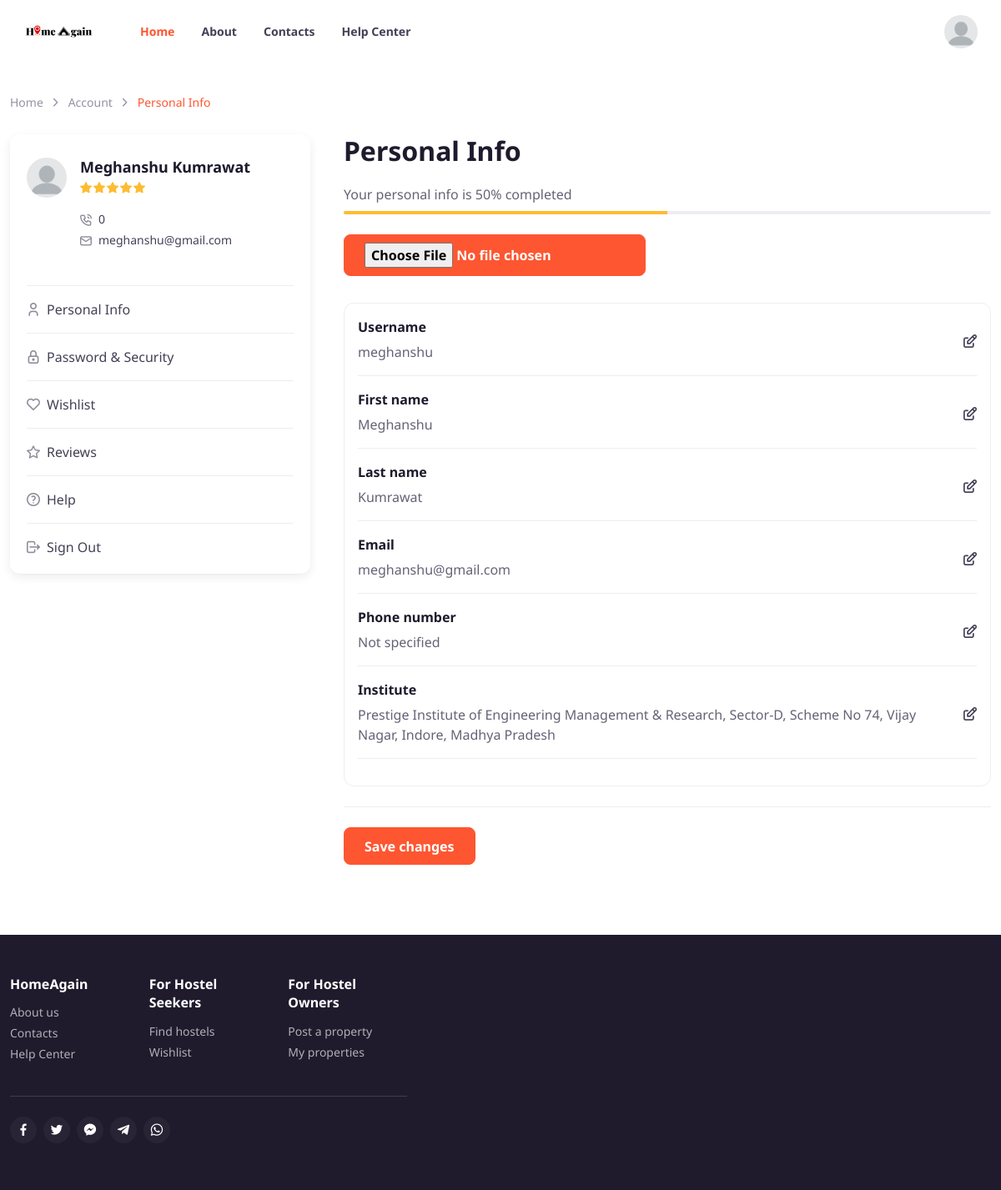
Page /account-info (signed in) on the earlier database version.
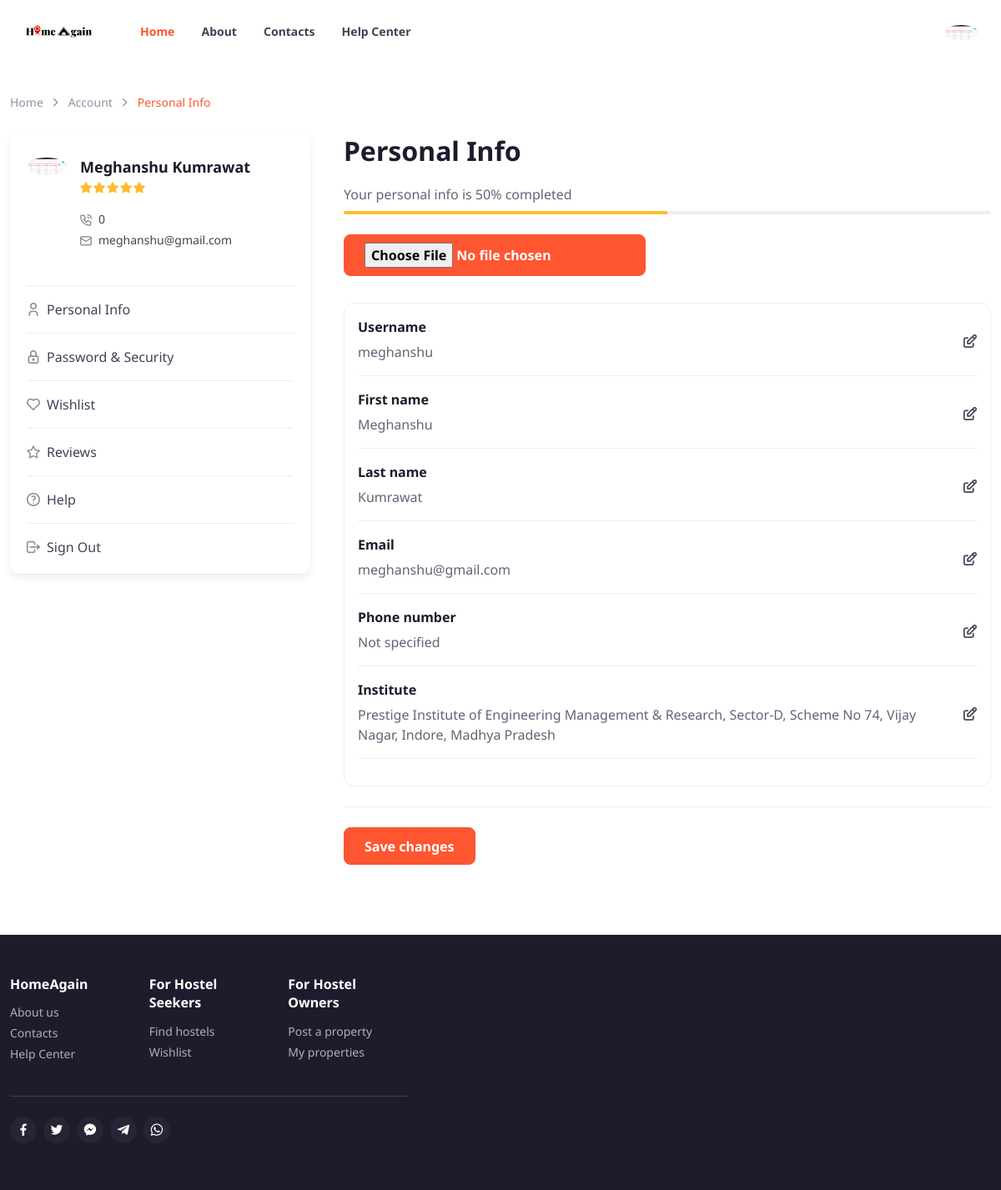
Same page on the later database version.
### Users_app/models.py (models this page shows)
class CustomUser(AbstractUser):
    institute = models.CharField(choices=institute_choice, max_length=300, null=True)
    phone_no = models.IntegerField(default=0)
    profile = models.ImageField(upload_to='Profile_images', default='default.png')
    user_type = models.CharField(choices=(('HO', 'Hostel Owner'), ('HS', 'Hostel Seeker')), max_length=2)
    terms = models.BooleanField(default=False)
    slug = models.CharField(max_length=50)

### Users_app/views.py (the view)
# urls.py: path('account-info', user_account_info, name='user-account-info-page'),
def user_account_info(request):
    profile_update_form = Profile_Update_Form(instance=request.user)
    if request.method == 'POST':
        form = Profile_Update_Form(request.POST, request.FILES, instance=request.user)
        if form.is_valid():
            form.save()
            return redirect('user-account-info-page')
    context = {'profile_update_form':profile_update_form}
    return render(request, 'user-account-info.html', context)

### Users_app/forms.py
class Profile_Update_Form(forms.ModelForm):
    username = forms.CharField(widget=forms.TextInput(attrs={'class':'form-control form-control-lg', 'placeholder':'Username'}))
    first_name = forms.CharField(widget=forms.TextInput(attrs={'class':'form-control form-control-lg', 'placeholder':'First name'}), required=False)
    last_name = forms.CharField(widget=forms.TextInput(attrs={'class':'form-control form-control-lg', 'placeholder':'Last name'}), required=False)
    email = forms.EmailField(widget=forms.EmailInput(attrs={'class':'form-control form-control-lg', 'placeholder':'you@yoursite.com'}))
    phone_no = forms.IntegerField(widget=forms.TextInput(attrs={'class':'form-control form-control-lg', 'placeholder':'9258454845'}), required=False)
    institute = forms.ChoiceField(widget=forms.Select(attrs={'class':'form-control form-control-lg', 'placeholder':'Express yourself'}), choices=institute_choice, required=False)
    profile = forms.ImageField(widget=forms.FileInput(attrs={"class":"btn btn-primary px-3 px-sm-4"}), required=False)
    class Meta:
        model = CustomUser
        fields = ['username', 'first_name', 'last_name', 'email', 'phone_no', 'institute', 'profile']

### templates/user-account-info.html (shortened to what this page needs)
{% extends 'base.html' %}
{% load static %}
{% block content %}
      <div class="container pt-5 pb-lg-4 mt-5 mb-sm-2">
        <nav class="mb-4 pt-md-3" aria-label="Breadcrumb">
          <ol class="breadcrumb">
            <li class="breadcrumb-item"><a href="/">Home</a></li>
            <li class="breadcrumb-item"><a href="{% url 'user-account-info-page' %}">Account</a></li>
            <li class="breadcrumb-item active" aria-current="page">Personal Info</li>
          </ol>
        </nav>
        <div class="row">
          <aside class="col-lg-4 col-md-5 pe-xl-4 mb-5">
            {% include "account-side-nav.html" %}
          </aside>
          <div class="col-lg-8 col-md-7 mb-5">
            <form method="post" enctype="multipart/form-data">{% csrf_token %}
            <h1 class="h2">Personal Info</h1>
            <div class="mb-2 pt-1">Your personal info is 50% completed</div>
            <div class="progress mb-4" style="height: .25rem;">
              <div class="progress-bar bg-warning" role="progressbar" style="width: 50%" aria-valuenow="50" aria-valuemin="0" aria-valuemax="100"></div>
            </div>
            <div class="row pb-2">
              <div class="col-lg-3 col-sm-4 mb-4">
                {{ profile_update_form.profile }}
              </div>
            </div>
            <div class="border rounded-3 p-3 mb-4" id="personal-info">
              <div class="border-bottom pb-3 mb-3">
                <div class="d-flex align-items-center justify-content-between">
                  <div class="pe-2">
                    <label class="form-label fw-bold">Username</label>
                    <div id="name-value">{% if user.username %}{{ user.username }}{% else %}Not specified{% endif %}</div>
                  </div>
                  <div class="me-n3" data-bs-toggle="tooltip" title="Edit"><a class="nav-link py-0" href="#name-collapse" data-bs-toggle="collapse"><i class="fi-edit"></i></a></div>
                </div>
              </div>
              <div class="border-bottom pb-3 mb-3">
                <div class="d-flex align-items-center justify-content-between">
                  <div class="pe-2">
                    <label class="form-label fw-bold">First name</label>
                    <div id="name-value">{% if user.first_name %}{{ user.first_name }}{% else %}Not specified{% endif %}</div>
                  </div>
                  <div class="me-n3" data-bs-toggle="tooltip" title="Edit"><a class="nav-link py-0" href="#first_name-collapse" data-bs-toggle="collapse"><i class="fi-edit"></i></a></div>
                </div>
              </div>
              <div class="border-bottom pb-3 mb-3">
                <div class="d-flex align-items-center justify-content-between">
                  <div class="pe-2">
                    <label class="form-label fw-bold">Last name</label>
                    <div id="name-value">{% if user.last_name %}{{ user.last_name }}{% else %}Not specified{% endif %}</div>
                  </div>
                  <div class="me-n3" data-bs-toggle="tooltip" title="Edit"><a class="nav-link py-0" href="#last_name-collapse" data-bs-toggle="collapse"><i class="fi-edit"></i></a></div>
                </div>
              </div>
              <div class="border-bottom pb-3 mb-3">
                <div class="d-flex align-items-center justify-content-between">
                  <div class="pe-2">
                    <label class="form-label fw-bold">Email</label>
                    <div id="email-value">{% if user.email %}{{ user.email }}{% else %}Not specified{% endif %}</div>
                  </div>
                  <div class="me-n3" data-bs-toggle="tooltip" title="Edit"><a class="nav-link py-0" href="#email-collapse" data-bs-toggle="collapse"><i class="fi-edit"></i></a></div>
                </div>
              </div>
              <div class="border-bottom pb-3 mb-3">
                <div class="d-flex align-items-center justify-content-between">
                  <div class="pe-2">
                    <label class="form-label fw-bold">Phone number</label>
                    <div id="phone-value">{% if user.phone_no %}{{ user.phone_no }}{% else %}Not specified{% endif %}</div>
                  </div>
                  <div class="me-n3" data-bs-toggle="tooltip" title="Edit"><a class="nav-link py-0" href="#phone-collapse" data-bs-toggle="collapse"><i class="fi-edit"></i></a></div>
                </div>
              </div>
              <div class="border-bottom pb-3 mb-3">
                <div class="d-flex align-items-center justify-content-between">
                  <div class="pe-2">
                    <label class="form-label fw-bold">Institute</label>
                    <div id="company-value">{% if user.institute %}{{ user.institute }}{% else %}Not specified{% endif %}</div>
                  </div>
                  <div class="me-n3" data-bs-toggle="tooltip" title="Edit"><a class="nav-link py-0" href="#company-collapse" data-bs-toggle="collapse"><i class="fi-edit"></i></a></div>
                </div>
              </div>
            </div>
            <div class="d-flex align-items-center justify-content-between border-top mt-4 pt-4 pb-1">
              <button class="btn btn-primary px-3 px-sm-4" type="submit">Save changes</button>
            </div>
          </form>
        </div>
      </div>
    </div>
  </main>
  {% endblock content %}

### templates/base.html (shortened to what this page needs)
{% load static %}
<!DOCTYPE html>
<html lang="en">
<head>
    <link rel="stylesheet" media="screen" href="{% static 'vendor/simplebar/dist/simplebar.min.css' %}"/>
    <link rel="stylesheet" media="screen" href="{% static 'vendor/nouislider/dist/nouislider.min.css' %}"/>
    <link rel="stylesheet" media="screen" href="{% static 'vendor/tiny-slider/dist/tiny-slider.css' %}"/>
    <link rel="stylesheet" media="screen" href="{% static 'vendor/leaflet/dist/leaflet.css'%}"/>
    <link rel="stylesheet" media="screen" href="{% static 'css/theme.min.css' %}">
  </head>
  <body>
    <main class="page-wrapper">
      {% include "navbar.html" %}
      {% block content %}{% endblock content %}
  <footer class="footer bg-dark pt-5">
    <div class="container pb-2">
      <div class="row align-items-center pb-4">
        <div class="col-md-6 col-xl-5">
          <div class="row">
            <div class="col-sm-4 mb-4">
              <h3 class="h6 mb-2 pb-1 fs-base text-light">HomeAgain</h3>
              <ul class="list-unstyled fs-sm">
                <li><a class="nav-link-light" href="{% url 'about-us-page' %}">About us</a></li>
                <li><a class="nav-link-light" href="{% url 'contact-us-page' %}">Contacts</a></li>
                <li><a class="nav-link-light" href="{% url 'help-center-page' %}">Help Center</a></li>
              </ul>
            </div>
            <div class="col-sm-4 mb-4">
              <h3 class="h6 mb-2 pb-1 fs-base text-light">For Hostel Seekers</h3>
              <ul class="list-unstyled fs-sm">
                <li><a class="nav-link-light" href="#">Find hostels</a></li>
                <li><a class="nav-link-light" href="#">Wishlist</a></li>
              </ul>
            </div>
            <div class="col-sm-4 mb-4">
              <h3 class="h6 mb-2 pb-1 fs-base text-light">For Hostel Owners</h3>
              <ul class="list-unstyled fs-sm">
                <li><a class="nav-link-light" href="#">Post a property</a></li>
                <li><a class="nav-link-light" href="#">My properties</a></li>
              </ul>
            </div>
          </div>
          <div class="text-nowrap border-top border-light py-4"><a class="btn btn-icon btn-translucent-light btn-xs rounded-circle me-2" href="#"><i class="fi-facebook"></i></a><a class="btn btn-icon btn-translucent-light btn-xs rounded-circle me-2" href="#"><i class="fi-twitter"></i></a><a class="btn btn-icon btn-translucent-light btn-xs rounded-circle me-2" href="#"><i class="fi-messenger"></i></a><a class="btn btn-icon btn-translucent-light btn-xs rounded-circle me-2" href="#"><i class="fi-telegram"></i></a><a class="btn btn-icon btn-translucent-light btn-xs rounded-circle" href="#"><i class="fi-whatsapp"></i></a></div>
        </div>
      </div>
    </div>
  </footer>
</body>
</html>

### templates/modals.html (shortened to what this page needs)
{% load static %}

### templates/navbar.html (shortened to what this page needs)
{% load static %}
<header
  class="navbar navbar-expand-lg navbar-light bg-light fixed-top"
  data-scroll-header
>
  <div class="container">
    <a class="navbar-brand me-3 me-xl-4" href="/"
      ><img
        style="height:20px;"
        class="d-block"
        src="{% static 'img/logo/Home (1).svg' %}"
        width="116"
        alt="HomeAgain"
    /></a>
      {% if user.is_authenticated %}
      <div class="dropdown d-none d-lg-block order-lg-3 my-n2 me-3">
        <a class="d-block py-2" href="{% url 'user-account-info-page' %}"
          ><img
            class="rounded-circle"
            src="{{ user.profile.url }}"
            width="40"
            alt="Annette Black"
        /></a>
      </div>
    {% endif %}
    <div class="collapse navbar-collapse order-lg-2" id="navbarNav">
      <ul class="navbar-nav navbar-nav-scroll" style="max-height: 35rem">
        <li class="nav-item active">
          <a class="nav-link" href="/">Home</a>
        </li>
        <li class="nav-item">
          <a class="nav-link" href="{% url 'about-us-page' %}">About</a>
        </li>
        <li class="nav-item">
          <a class="nav-link" href="{% url 'contact-us-page' %}">Contacts</a>
        </li>
        <li class="nav-item">
          <a class="nav-link" href="{% url 'help-center-page' %}">Help Center</a>
        </li>
      </ul>
    </div>
  </div>
</header>

### templates/account-side-nav.html (shortened to what this page needs)
<div class="card card-body border-0 shadow-sm pb-1 me-lg-1">
  <div class="d-flex d-md-block d-lg-flex align-items-start pt-lg-2 mb-4">
    <img
      class="rounded-circle"
      src="{{ user.profile.url }}"
      width="48"
      alt="{{ user.username }}"
    />
    <div class="pt-md-2 pt-lg-0 ps-3 ps-md-0 ps-lg-3">
      <h2 class="fs-lg mb-0">
        {% if user.first_name %} {{ user.first_name }} {{ user.last_name }}
        {%else %} {{ user.username }} {% endif %}
      </h2>
      <span class="star-rating"
        ><i class="star-rating-icon fi-star-filled active"></i
        ><i class="star-rating-icon fi-star-filled active"></i
        ><i class="star-rating-icon fi-star-filled active"></i
        ><i class="star-rating-icon fi-star-filled active"></i
        ><i class="star-rating-icon fi-star-filled active"></i
      ></span>
      <ul class="list-unstyled fs-sm mt-3 mb-0">
        <li>
          <a class="nav-link fw-normal p-0" href="tel:{{ user.phone_no }}"
            ><i class="fi-phone opacity-60 me-2"></i>{{ user.phone_no }}</a
          >
        </li>
        <li>
          <a
            class="nav-link fw-normal p-0"
            href="mailto:annette_black@email.com"
            ><i class="fi-mail opacity-60 me-2"></i>{{ user.email }}</a
          >
        </li>
      </ul>
    </div>
  </div>
  <div class="collapse d-md-block mt-3" id="account-nav">
    <div class="card-nav">
      <a class="card-nav-link" href="{% url 'user-account-info-page' %}">
        <i class="fi-user opacity-60 me-2"></i>Personal Info</a>
      <a class="card-nav-link" href="{% url 'user-account-security-page' %}"
        ><i class="fi-lock opacity-60 me-2"></i>Password &amp; Security</a>
      {% if user.user_type == 'HO' %}
      <a class="card-nav-link" href="{% url 'vendor-account-properties-page' %}"
        ><i class="fi-home opacity-60 me-2"></i>My Properties</a>
      {% else %}
        <a class="card-nav-link" href="{% url 'user-account-wishlist-page' %}"
        ><i class="fi-heart opacity-60 me-2"></i>Wishlist</a>
      {% endif %}
      <a class="card-nav-link" href="{% url 'user-account-reviews-page' %}"
        ><i class="fi-star opacity-60 me-2"></i>Reviews</a>
      <a class="card-nav-link" href="{% url 'help-center-page' %}"
        ><i class="fi-help opacity-60 me-2"></i>Help</a>
      <a class="card-nav-link" href="{% url 'sign-out-page' %}"
        ><i class="fi-logout opacity-60 me-2"></i>Sign Out</a>
    </div>
  </div>
</div>

Differences in the rows shown:
changed CustomUser "Meghanshu": profile: picture added in place of a placeholder
